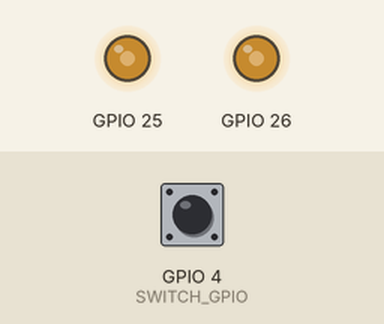
A sketch run on a simulated ESP32. Parts: output pins drawn as LEDs (lit = HIGH). Inputs (shaded band) come from the test bench; at power-on: GPIO 4 (SWITCH_GPIO) HIGH. Random numbers use the default seed unless the sketch sets one.

Above: at 1.2 s.
1.3 s: GPIO 4 (SWITCH_GPIO) pulled LOW for 3.2 s
Timing chart, 0 to 2.9 s (numbered marks = the images above; inputs shaded):
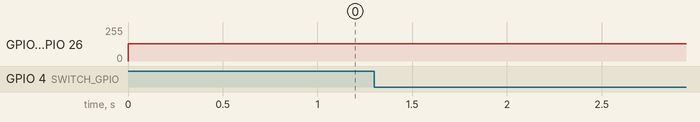

The sketch:

esp32_escalator.ino
```cpp
// (licence header left out)
#include <Arduino.h>
#include <driver/dac.h>
#include <math.h>

#define SWITCH_GPIO      4
#define SAMPLE_RATE      22050.0f
#define ESCALATE_SEC     30.0f
#define DEESCALATE_SEC   300.0f   // 5 MINUTES (300.0s) smooth de-escalation!

static const float IMPLANT_LOW[4]  = { 220.0f, 440.0f, 730.0f, 1150.0f };
static const float IMPLANT_HIGH[4] = { 1850.0f, 3000.0f, 4800.0f, 7200.0f };
static const float CANAL_LOW[4]    = { 2700.0f, 3100.0f, 3500.0f, 3900.0f };
static const float CANAL_HIGH[4]   = { 4000.0f, 4500.0f, 5000.0f, 5500.0f };

static float current_level = 0.0f;
static uint32_t sample_clock = 0;
static uint32_t reg_timer = 1;
static bool in_gap = false;
static float imp_f1 = 220.0f, imp_f2 = 3000.0f;
static float can_f1 = 3100.0f, can_f2 = 4500.0f;
static uint32_t haas_timer = 11025;
static int8_t haas_dir = 0;
static uint8_t haas_lag = 55;
static float delay_buf[128];
static uint8_t delay_idx = 0;

static float grey_lp = 0.0f, grey_mid = 0.0f;

void setup() {
  pinMode(SWITCH_GPIO, INPUT_PULLUP);
  dac_output_enable(DAC_CHANNEL_1); // GPIO 25 (Left)
  dac_output_enable(DAC_CHANNEL_2); // GPIO 26 (Right)
}

void loop() {
  const float up_step   = 6.0f / (ESCALATE_SEC * SAMPLE_RATE);
  const float down_step = 6.0f / (DEESCALATE_SEC * SAMPLE_RATE);
  const uint32_t us_per_sample = (uint32_t)(1000000.0f / SAMPLE_RATE);
  uint32_t next_tick = micros();

  while (true) {
    bool sw_on = (digitalRead(SWITCH_GPIO) == LOW);
    if (sw_on) {
      current_level = fminf(6.0f, current_level + up_step);
    } else {
      current_level = fmaxf(0.0f, current_level - down_step);
    }

    if (current_level <= 0.0005f) {
      dac_output_voltage(DAC_CHANNEL_1, 128);
      dac_output_voltage(DAC_CHANNEL_2, 128);
      delay(25);
      next_tick = micros();
      continue;
    }

    float lvl = current_level;
    float dr  = fminf(1.0f, (lvl / 4.0f) * 0.98f);
    float t   = (float)(sample_clock++) / SAMPLE_RATE;

    if (reg_timer == 0) {
      in_gap = !in_gap;
      if (!in_gap) {
        uint32_t r = esp_random();
        imp_f1 = IMPLANT_LOW[r & 3];       imp_f2 = IMPLANT_HIGH[(r >> 2) & 3];
        can_f1 = CANAL_LOW[(r >> 4) & 3];  can_f2 = CANAL_HIGH[(r >> 6) & 3];
        reg_timer = (uint32_t)((0.05f + dr * ((r & 0xFF) / 255.0f) * 0.20f) * SAMPLE_RATE);
      } else {
        reg_timer = (uint32_t)((0.025f + dr * ((esp_random() & 0xFF) / 255.0f) * 0.35f) * SAMPLE_RATE);
      }
    } else {
      reg_timer--;
    }

    float haas_w = fminf(1.0f, fmaxf(0.0f, lvl - 3.0f));
    if (haas_w > 0.01f) {
      if (haas_timer == 0) {
        uint32_t r = esp_random();
        haas_timer = (uint32_t)((0.15f + ((r & 0xFF) / 255.0f) * 1.2f * dr) * SAMPLE_RATE);
        haas_dir = ((r >> 8) & 1) ? 1 : -1;
        haas_lag = 35 + ((r >> 10) & 63);
      } else {
        haas_timer--;
      }
    }

    float gate = in_gap ? 0.0f : 1.0f;
    float env4 = 0.5f * (1.0f + sinf(6.2831853f * 4.0f * t));
    float harm = (0.5f * sinf(6.2831853f * 300.0f * t) + 0.3f * sinf(6.2831853f * 600.0f * t)) * env4;
    float smear = 0.5f * sinf(6.2831853f * 1050.0f * t) + 0.5f * sinf(6.2831853f * 1150.0f * t);
    float imp = (0.6f * sinf(6.2831853f * imp_f1 * t) + 0.4f * sinf(6.2831853f * imp_f2 * t)) * gate;
    float can = (0.5f * sinf(6.2831853f * can_f1 * t) + 0.5f * sinf(6.2831853f * can_f2 * t)) * gate;

    // Tier 5 Secret Black Workbook: Continuous 220 Hz + 7200 Hz rail lock + Grey Noise static
    float w_t5 = fminf(1.0f, fmaxf(0.0f, lvl - 4.0f));
    float black_book = 0.0f;
    if (w_t5 > 0.001f) {
      float rails = 0.65f * sinf(6.2831853f * 220.0f * t) + 0.55f * sinf(6.2831853f * 7200.0f * t);
      float white = ((int32_t)(esp_random() & 0xFFFF) - 32768) / 32768.0f;
      grey_lp  += 0.06f * (white - grey_lp);
      grey_mid += 0.38f * (white - grey_mid);
      float grey = grey_lp * 0.65f + white * 0.22f + (white - grey_mid) * 0.55f;
      black_book = w_t5 * (rails * 0.52f + grey * 0.38f);
    }

    // Tier 6: "I don't care anymore eat puppies" — Continuous un-gated 1000 Hz Constant Wave!
    float w_t6 = fminf(1.0f, fmaxf(0.0f, lvl - 5.0f));
    float eat_puppies_1000hz = (w_t6 > 0.001f) ? (w_t6 * 0.65f * sinf(6.2831853f * 1000.0f * t)) : 0.0f;

    float bg_scale = 1.0f - (w_t5 * 0.28f);
    float mono = (0.3f * harm + fminf(1.0f, lvl) * 0.3f * smear
               + fminf(1.0f, fmaxf(0.0f, lvl - 1.0f)) * 0.2f * imp
               + fminf(1.0f, fmaxf(0.0f, lvl - 2.0f)) * 0.2f * can) * bg_scale
               + black_book + eat_puppies_1000hz;

    delay_buf[delay_idx] = mono;
    uint8_t d_idx = (delay_idx + 128 - haas_lag) & 127;
    delay_idx = (delay_idx + 1) & 127;

    float outL = mono, outR = mono;
    if (haas_w > 0.01f) {
      if (haas_dir > 0) outL = delay_buf[d_idx] * 0.25f;
      else              outR = delay_buf[d_idx] * 0.25f;
    }

    uint8_t dacL = (uint8_t)fmaxf(0.0f, fminf(255.0f, 128.0f + outL * 110.0f));
    uint8_t dacR = (uint8_t)fmaxf(0.0f, fminf(255.0f, 128.0f + outR * 110.0f));
    dac_output_voltage(DAC_CHANNEL_1, dacL);
    dac_output_voltage(DAC_CHANNEL_2, dacR);

    next_tick += us_per_sample;
    int32_t wait_us = (int32_t)(next_tick - micros());
    if (wait_us > 0) delayMicroseconds(wait_us);
  }
}
```
